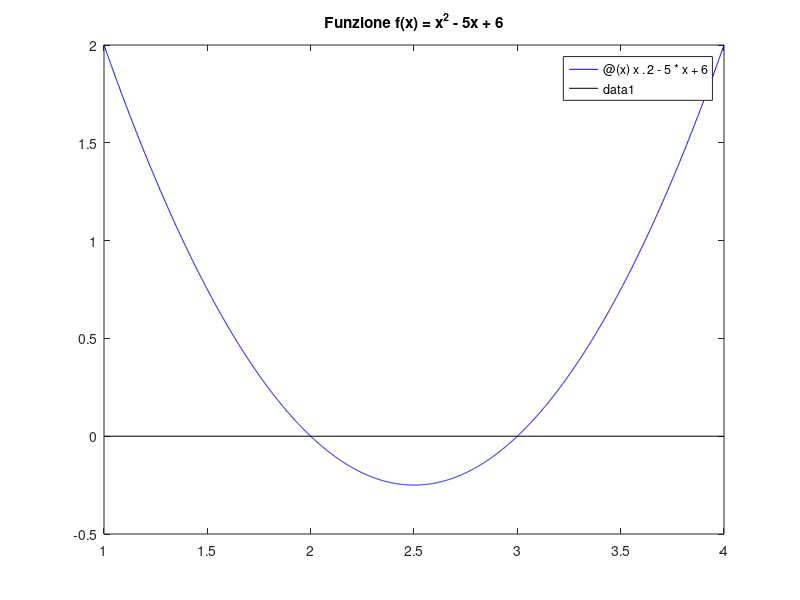

MATLAB code for this plot: (Note: this script raises an error after producing the figure.)
% ---- Definizione della funzione e della derivata ----

f = @(x) x.^2 - 5*x + 6;    % Funzione (radici in x=2 e x=3)
df = @(x) 2*x - 5;          % Derivata prima
a = 1;                      % Intervalli
b = 4;


% --- Parametri di input ---
toll = 1e-8;
itmax = 100;
x0 = 3.5;       % Punto iniziale (vicino alla radice maggiore, x=3)


% --- Grafico della funzione ---
figure(1);
fplot(f, [a b], 'b-'); 
hold on;
plot([a b], [0 0], 'k-');
hold off;
title('Funzione f(x) = x^2 - 5x + 6');


% --- Chiamata alla function newton ---
[x, iterN, scarti] = newton(f, df, x0, toll, itmax);


% --- Scrittura dei risultati su file di testo ---
fid = fopen('risNewton.txt', 'w'); % Apre il file in scrittura

% Intestazione della tabella sul file
fprintf(fid, '\n [k]: %2.0f \t [xk]: %10.15f \t [dif]: \n', 1, x(1));

% Ciclo per scrivere tutte le iterazioni
for k = 2:iterN+1
    fprintf(fid, ' [k]: %2.0f \t [xk]: %10.15f \t [dif]: %10.2e\n', k, x(k), scarti(k-1));
end
fprintf(fid, '\n');

fclose(fid); % Chiude il file (FONDAMENTALE!)


% --- Creazione del profilo di convergenza ---
figure(2);
semilogy(1:iterN, abs(scarti), 'g-o', 'LineWidth', 2); % Linea verde con cerchi
title('Profilo di convergenza');
xlabel('N. iterazioni');
ylabel('Scarto');
legend('Newton');
grid on;


% --- Salvataggio del grafico ---
print -dpng profilo_newton_file.png;
